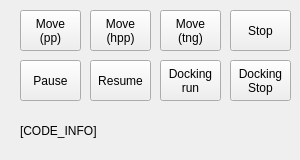
            <widget class="QWidget" name="tab_2">
             <attribute name="title">
              <string>Driving</string>
             </attribute>
             <widget class="QPushButton" name="bt_AutoMove">
              <property name="geometry">
               <rect>
                <x>20</x>
                <y>10</y>
                <width>61</width>
                <height>41</height>
               </rect>
              </property>
              <property name="text">
               <string>Move
(pp)</string>
              </property>
             </widget>
             <widget class="QPushButton" name="bt_AutoMove2">
              <property name="geometry">
               <rect>
                <x>90</x>
                <y>10</y>
                <width>61</width>
                <height>41</height>
               </rect>
              </property>
              <property name="text">
               <string>Move
(hpp)</string>
              </property>
             </widget>
             <widget class="QPushButton" name="bt_AutoMove3">
              <property name="geometry">
               <rect>
                <x>160</x>
                <y>10</y>
                <width>61</width>
                <height>41</height>
               </rect>
              </property>
              <property name="text">
               <string>Move
(tng)</string>
              </property>
             </widget>
             <widget class="QPushButton" name="bt_AutoStop">
              <property name="geometry">
               <rect>
                <x>230</x>
                <y>10</y>
                <width>61</width>
                <height>41</height>
               </rect>
              </property>
              <property name="text">
               <string>Stop</string>
              </property>
             </widget>
             <widget class="QPushButton" name="bt_AutoPause">
              <property name="geometry">
               <rect>
                <x>20</x>
                <y>60</y>
                <width>61</width>
                <height>41</height>
               </rect>
              </property>
              <property name="text">
               <string>Pause</string>
              </property>
             </widget>
             <widget class="QPushButton" name="bt_AutoResume">
              <property name="geometry">
               <rect>
                <x>90</x>
                <y>60</y>
                <width>61</width>
                <height>41</height>
               </rect>
              </property>
              <property name="text">
               <string>Resume</string>
              </property>
             </widget>
             <widget class="QPushButton" name="bt_DockingMove">
              <property name="geometry">
               <rect>
                <x>160</x>
                <y>60</y>
                <width>61</width>
                <height>41</height>
               </rect>
              </property>
              <property name="sizePolicy">
               <sizepolicy hsizetype="Preferred" vsizetype="Preferred">
                <horstretch>0</horstretch>
                <verstretch>0</verstretch>
               </sizepolicy>
              </property>
              <property name="focusPolicy">
               <enum>Qt::StrongFocus</enum>
              </property>
              <property name="text">
               <string>Docking
run</string>
              </property>
             </widget>
             <widget class="QPushButton" name="bt_DockingStop">
              <property name="geometry">
               <rect>
                <x>230</x>
                <y>60</y>
                <width>61</width>
                <height>41</height>
               </rect>
              </property>
              <property name="text">
               <string>Docking
Stop</string>
              </property>
             </widget>
             <widget class="QLabel" name="lb_CodeInfo">
              <property name="geometry">
               <rect>
                <x>20</x>
                <y>110</y>
                <width>271</width>
                <height>41</height>
               </rect>
              </property>
              <property name="text">
               <string>[CODE_INFO]</string>
              </property>
             </widget>
            </widget>
